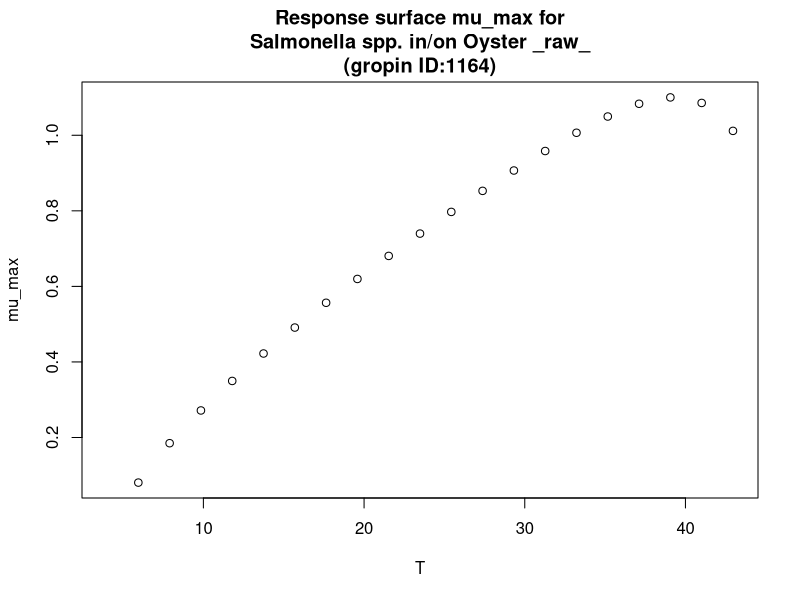

Write the R code that produced this figure.
#############################
# start of Parameter script
#############################
T <- seq(4.004,42.957042957043,length.out=21)
#############################
# end of Parameter script
#############################
############################# 
# start of Model script Gropin ID 1164 
#############################
 
# constant coefficients for this model
 
variables <- data.frame(T)
argumentsPar <- expand.grid(variables)
 
# heart of the model
response_surface <- function(T) {
   mumax <-0.083*((T-4.99)^0.75)*(1-exp(0.313*(T-48.05)))

return(mumax=mumax)
} 

# output parameters
mumax <- cbind(argumentsPar,response_surface(argumentsPar['T']))
colnames(mumax) <- c(colnames(argumentsPar),'mumax')
#############################
# End of Model script
#############################
############################# 
# start of Visualisation script Gropin ID 1164 
#############################
plot(T,mumax$mumax,
                          xlab='T',
                          ylab='mu_max',main='Response surface mu_max for
Salmonella spp. in/on Oyster _raw_
(gropin ID:1164)')
#############################
# End of Visualisation script
#############################
